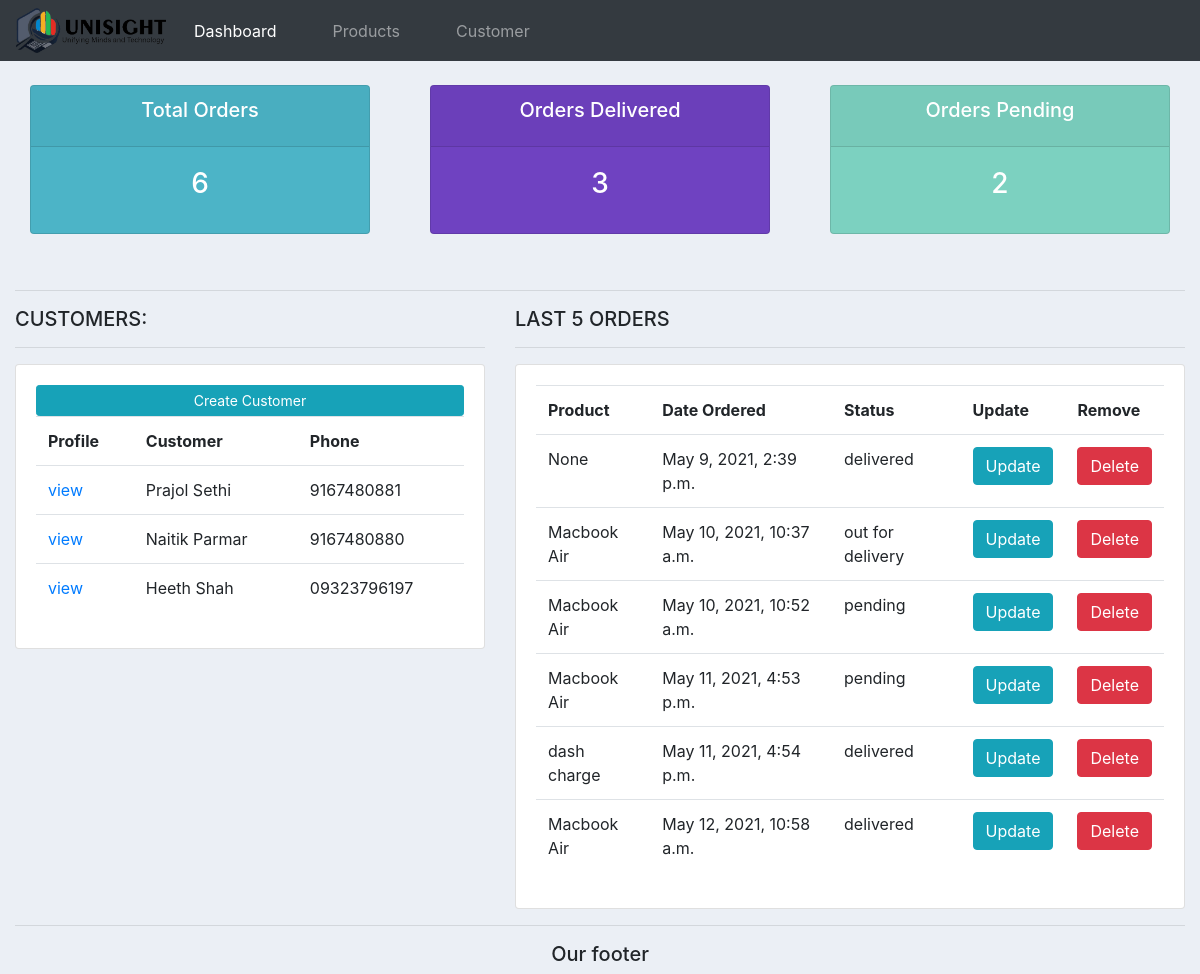
The app's page /, older data.
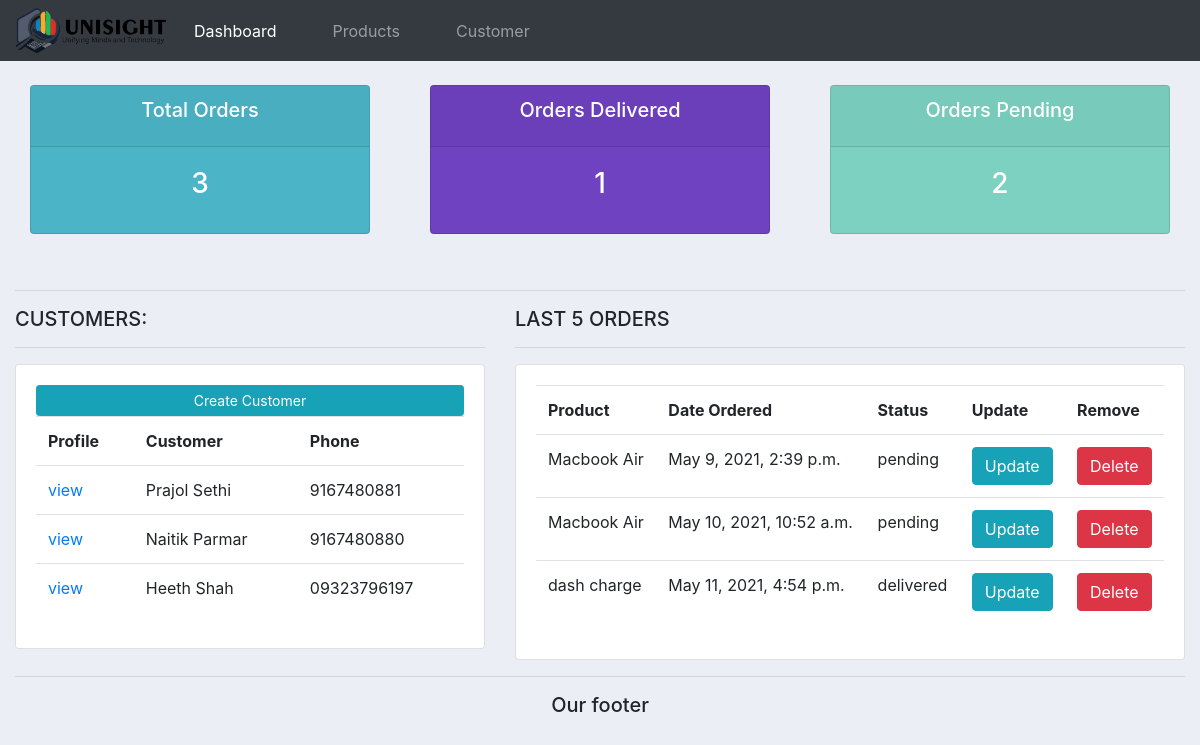
The same page, newer data.
### accounts/models.py (models this page shows, shortened)
class Customer(models.Model):
    name = models.CharField(max_length=200 ,null=True)
    email = models.CharField(max_length=200 ,null=True)
    phone = models.CharField(max_length=200 ,null=True)
    date_created = models.DateTimeField(auto_now_add=True,null=True)

class Order(models.Model):
    STATUS=(
            ('pending','pending'),
            ('out for delivery','out for delivery'),
            ('delivered','delivered'),
            ('not delivered','not delivered'),
    )
    customer = models.ForeignKey(Customer,null=True,on_delete=models.SET_NULL)
    product = models.ForeignKey(Product,null=True,on_delete=models.SET_NULL)
    date_created = models.DateTimeField(auto_now_add=True,null=True)
    status= models.CharField(max_length=200,null=True,choices=STATUS)

class Product(models.Model):
    CATEGORY=(
        ('Indoor','Indoor'),
        ('Outdoor','Outdoor')
    )
    name = models.CharField(max_length=200 ,null=True)
    price = models.FloatField(null=True)
    category =  models.CharField(max_length=200 ,null=True, choices=CATEGORY)
    description = models.CharField(max_length=200 ,null=True, blank=True)
    date_created = models.DateTimeField(auto_now_add=True,null=True)
    tags = models.ManyToManyField(Tag)
    def __str__(self):
        return self.name

### accounts/views.py (the view)
# urls.py: path('',views.home, name="home"),
def home(request):
    customers = Customer.objects.all()
    orders = Order.objects.all()
    total_orders = orders.count()
    orders_delivered = orders.filter(status="delivered").count()
    orders_pending = orders.filter(status="pending").count()
    context = {'customers':customers,'orders':orders,
    'total_orders':total_orders,'orders_delivered':orders_delivered,'orders_pending':orders_pending}
    return render(request,'accounts/dashboard.html',context)

### accounts/templates/accounts/dashboard.html
{%  extends 'accounts/main.html' %}
{% block content %}
{%  include 'accounts/status.html' %}
<br>
<hr>
<div class="row">
	<div class="col-md-5">
		<h5>CUSTOMERS:</h5>
  	<hr>
		<div class="card card-body">
			<a class="btn btn-info  btn-sm btn-block" href="#">Create Customer</a>
			<table class="table table-lg">
				<tr>
					<th>Profile</th>
					<th>Customer</th>
					<th>Phone</th>
				</tr>
				{% for customer in customers %}
				<tr>
					<td> <a href="{% url 'customer' customer.id %}">view</a> </td>
					<td>{{customer.name}}</td>
					<td>{{customer.phone}}</td>
				</tr>
				{% endfor %}
			</table>
		</div>
	</div>
	<div class="col-md-7">
		<h5>LAST 5 ORDERS</h5>
		<hr>
		<div class="card card-body">
			<table class="table table-lg">
				<tr>
					<th>Product</th>
					<th>Date Ordered</th>
					<th>Status</th>
					<th>Update</th>
					<th>Remove</th>
				</tr>
				{% for order in orders %}
				<tr>
					<td>{{order.product}}</td>
					<td>{{order.date_created}}</td>
					<td>{{order.status}}</td>
					<td><a href="{% url 'update_order' order.id %}"><button class="btn btn-info" type="submit">Update</button></a></td>
			<td><a href="{% url 'delete_order' order.id %}"><button class="btn btn-danger" type="submit">Delete</button></a></td>
		</tr>
				{% endfor %}
			</table>
		</div>
	</div>
</div>
{% endblock %}

### accounts/templates/accounts/main.html (shortened to what this page needs)
{% load static %}
<!DOCTYPE html>
<html lang="en" dir="ltr">
  <head>
    <link rel="stylesheet" href="https://maxcdn.bootstrapcdn.com/bootstrap/4.0.0/css/bootstrap.min.css">
    <link rel="stylesheet" type="text/css" href="{% static '/css/main.css' %}">
  </head>
  <body>
    {% include 'accounts/navbar.html' %}
    	<div class="container-fluid">
    {% block content %}{% endblock %}
    <hr>
    <h5 class= "text-center">Our footer</h5>
  </body>
</html>

### accounts/templates/accounts/navbar.html (shortened to what this page needs)
{% load static %}
<link rel="stylesheet" type="text/css" href="{% static '/css/main.css' %}">
<nav class="navbar navbar-expand-lg navbar-dark bg-dark">
  <a href="{% url 'home' %}"><img src="{% static 'images/Logo-name-beside-trans.png' %}" alt="" style="width:150px " ></a>
  <div class="collapse navbar-collapse" id="navbarNav">
    <ul class="navbar-nav">
      <li class="nav-item active">
        <a class="nav-link" href="{% url 'home' %}">Dashboard <span class="sr-only">(current)</span></a>
      </li>
      <li class="nav-item">
        <a class="nav-link" href="{% url 'products' %}">Products</a>
      </li>
      <li class="nav-item">
        <a class="nav-link" href="#">Customer</a>
      </li>
    </ul>
  </div>
</nav>

### accounts/templates/accounts/status.html
<br>
<div class="row">
	<div class="col">
		<div class="col-md">
			<div class="card text-center text-white  mb-3" id="total-orders">
			  	<div class="card-header">
			  		<h5 class="card-title">Total Orders</h5>
			  	</div>
			  	<div class="card-body">
			    	<h3 class="card-title">{{total_orders}}</h3>
			  	</div>
			</div>
		</div>
	</div>
	<div class="col">
		<div class="col-md">
			<div class="card text-center text-white  mb-3" id="orders-delivered">
			  	<div class="card-header">
			  		<h5 class="card-title">Orders Delivered</h5>
			  	</div>
			  	<div class="card-body">
			    	<h3 class="card-title">{{orders_delivered}}</h3>
			  	</div>
			</div>
		</div>
	</div>
	<div class="col">
		<div class="col-md">
			<div class="card text-center text-white  mb-3" id="orders-pending">
			  	<div class="card-header">
			  		<h5 class="card-title">Orders Pending</h5>
			  	</div>
			  	<div class="card-body">
			    	<h3 class="card-title">{{orders_pending}}</h3>
			  	</div>
			</div>
		</div>
	</div>
</div>

### static/css/main.css (style rules this page uses)
body { background-color: #ebeff5; }
#total-orders { background-color: #4cb4c7; }
#orders-delivered { background-color: #6f42c1; }
#orders-pending { background-color: #7CD1C0; }
.navbar-nav > li { padding-left:10px; padding-right:10px; }
.navbar-nav > li { margin-left:10px; margin-right:10px; }

Row changes from the older to the newer data that the page shows:
removed Order: product "Macbook Air", date_created "May 10, 2021, 10:37 a.m.", status "out for delivery"
removed Order: product "Macbook Air", date_created "May 11, 2021, 4:53 p.m.", status "pending"
removed Order: product "Macbook Air", date_created "May 12, 2021, 10:58 a.m.", status "delivered"
changed Order "May 9, 2021, 2:39 p.m.": product "None" → "Macbook Air"; status "delivered" → "pending"
Text that changed along with them:
{{ total_orders }}: "6" → "3"
{{ orders_delivered }}: "3" → "1"
